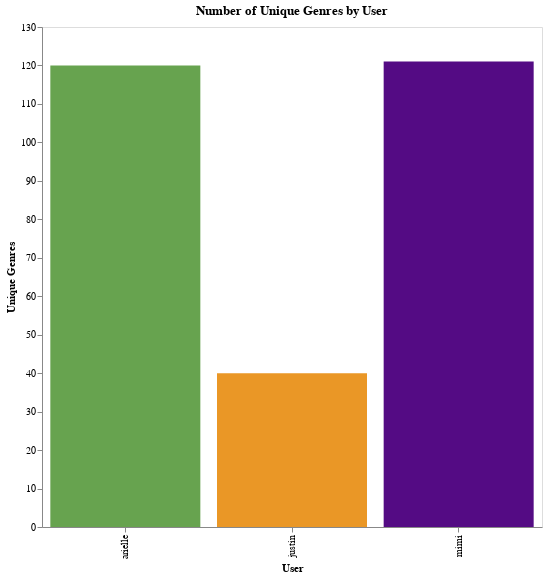

The code cell stored with this chart in its notebook:
### Code cell
# Define colors for each user
color_scheme = alt.Scale(domain=['arielle', 'mimi', 'justin'],
                         range=["#67a34f","#540b84", "#ea9726"])

# Create a bar plot using Altair with specific colors for each user
bar_plot = alt.Chart(df_genres).mark_bar().encode(
    x=alt.X('user', axis=alt.Axis(title='User')),
    y=alt.Y('unique genres', axis=alt.Axis(title='Unique Genres')),
    color=alt.Color('user', scale=color_scheme, legend=None)  # Specify colors
)

# Customize the appearance of the plot
bar_plot = bar_plot.properties(
    title='Number of Unique Genres by User'
).configure_axis(
    grid=False
).properties(
    width=500,  # Specify the width of the canvas
    height=500  # Specify the height of the canvas
)

# Show the plot
bar_plot

### Figure 1 — Vega-Lite specification as saved in the notebook (floating-point values rounded to 4 significant figures)
{"config": {"view": {"continuousWidth": 300, "continuousHeight": 300}, "axis": {"grid": false}}, "data": {"name": "data-28e21eabb5db11b544083cde407fedb8"}, "mark": {"type": "bar"}, "encoding": {"color": {"field": "user", "legend": null, "scale": {"domain": ["arielle", "mimi", "justin"], "range": ["#67a34f", "#540b84", "#ea9726"]}, "type": "nominal"}, "x": {"axis": {"title": "User"}, "field": "user", "type": "nominal"}, "y": {"axis": {"title": "Unique Genres"}, "field": "unique genres", "type": "quantitative"}}, "height": 500, "title": "Number of Unique Genres by User", "width": 500, "$schema": "https://vega.github.io/schema/vega-lite/v5.16.3.json", "datasets": {"data-28e21eabb5db11b544083cde407fedb8": [{"user": "arielle", "unique genres": 120}, {"user": "mimi", "unique genres": 121}, {"user": "justin", "unique genres": 40}]}}
